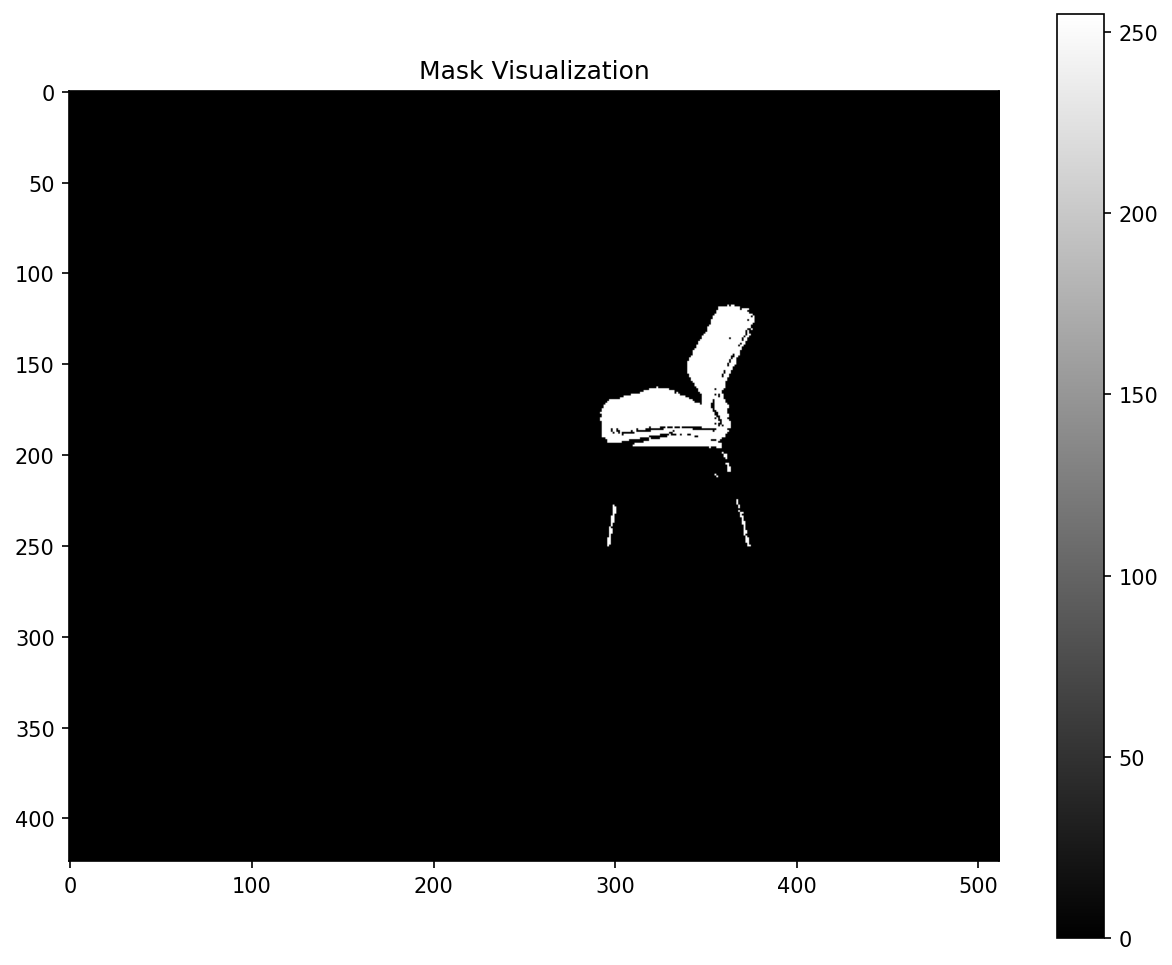

Recreate this plot in Python.
import cv2
import numpy as np

# 检查mask文件
mask_path = "data/mask/000009.png"
mask = cv2.imread(mask_path, cv2.IMREAD_UNCHANGED)

print(f"Mask形状: {mask.shape}")
print(f"Mask数据类型: {mask.dtype}")
print(f"Mask范围: min={mask.min()}, max={mask.max()}")
print(f"Mask非零像素数: {(mask > 0).sum()} / {mask.size}")
print(f"Mask非零比例: {(mask > 0).sum() / mask.size * 100:.2f}%")

# 可视化mask
import matplotlib.pyplot as plt
plt.figure(figsize=(10, 8))
plt.imshow(mask, cmap='gray')
plt.title("Mask Visualization")
plt.colorbar()
plt.savefig("debug_mask.png", dpi=150, bbox_inches='tight')
print("\nMask可视化已保存到 debug_mask.png")
